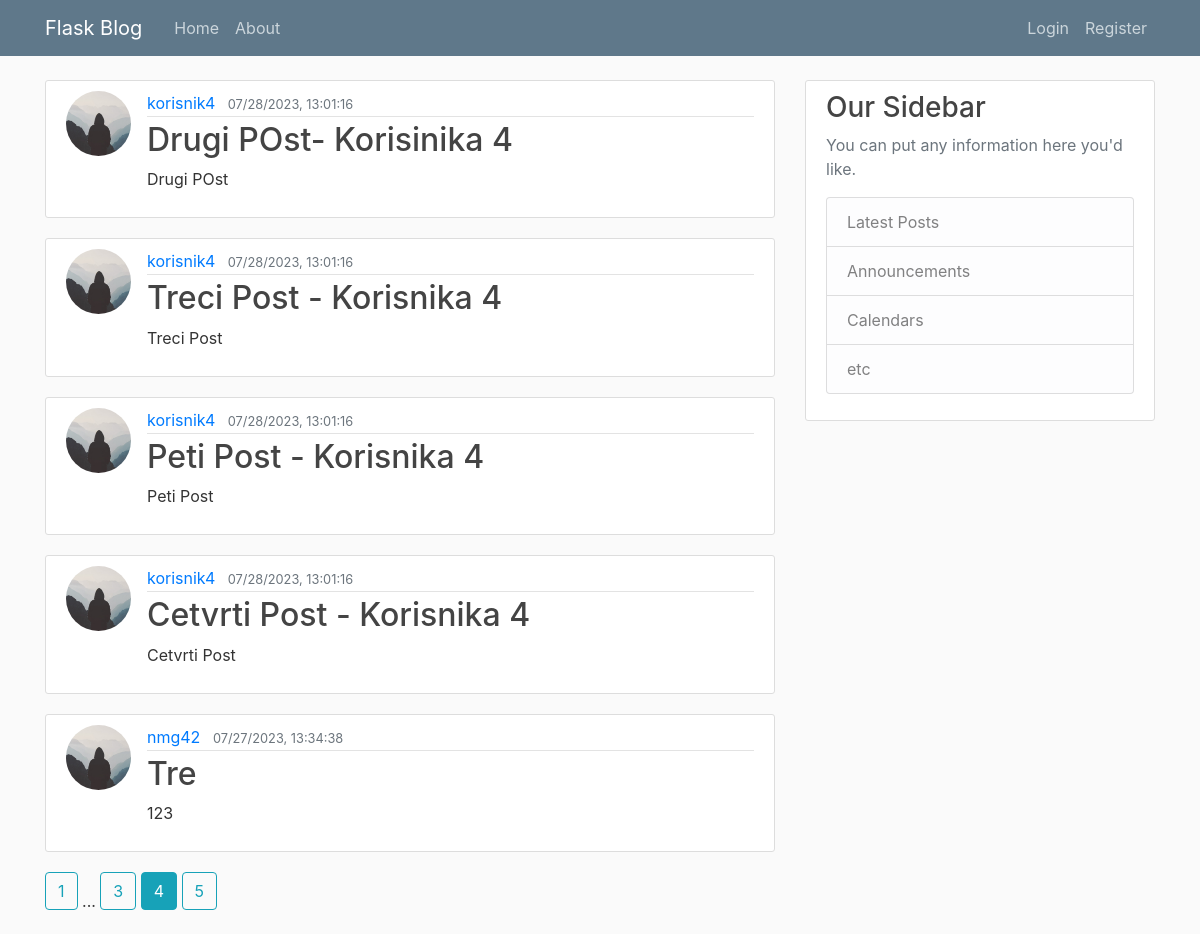
/home?page=4, run on the app's committed database.
### flask_blog/models.py (models this page shows, shortened)
class Post(db.Model):
    id=db.Column(db.Integer,primary_key=True)
    title=db.Column(db.String(100),nullable=False)
    date_posted=db.Column(db.DateTime,nullable=False,default=datetime.utcnow())
    content=db.Column(db.Text,nullable=False)
    user_id=db.Column(db.Integer,db.ForeignKey("user.id"),nullable=False)

class User(db.Model,UserMixin):
    id=db.Column(db.Integer,primary_key=True)
    username=db.Column(db.String(20),unique=True,nullable=False)
    email=db.Column(db.String(120),unique=True,nullable=False)
    image_file=db.Column(db.String(20),nullable=False,default='default.jpg')
    password=db.Column(db.String(60),nullable=False)
    posts=db.relationship("Post",backref="author",lazy=True)

### flask_blog/main/routes.py (the view)
@main.route("/")
@main.route("/home")
def home():
    page=request.args.get("page",1,type=int)
    posts=Post.query.order_by(Post.date_posted.desc()).paginate(page=page,per_page=5)
    return render_template('home.html', posts=posts)

### flask_blog/templates/home.html
{% extends "layout.html" %}
{% block content %}
{% for post in posts.items %}
<article class="media content-section">
    <img class="rounded-circle article-img "
        src="{{url_for('static',filename='profile_pics/'+ post.author.image_file)}}" alt="">
    <div class="media-body">
        <div class="article-metadata">
            <a class="mr-2" href="{{url_for('users.user_posts',username=post.author.username)}}">{{ post.author.username
                }}</a>
            <small class="text-muted">{{ post.date_posted.strftime("%m/%d/%Y, %H:%M:%S") }}</small>
        </div>
        <h2><a class="article-title" href="{{url_for('posts.post',post_id=post.id)}}">{{ post.title }}</a></h2>
        <p class="article-content">{{ post.content }}</p>
    </div>
</article>
{% endfor %}
{% for page_num in posts.iter_pages(left_edge=1, right_edge=1, left_current=1,right_current=2)%}
{% if page_num %}
{% if posts.page==page_num %}
<a class="btn btn-info mb-4" href="{{url_for('main.home',page=page_num)}}">{{page_num}}</a>
{% else %}
<a class="btn btn-outline-info mb-4" href="{{url_for('main.home',page=page_num)}}">{{page_num}}</a>
{% endif %}
{% else %}
...
{% endif %}
{% endfor %}
{% endblock content %}

### flask_blog/static/main.css (style rules this page uses)
body { background: #fafafa; color: #333333; margin-top: 5rem; }
h1, h2, h3, h4, h5, h6 { color: #444444; }
.content-section { background: #ffffff; padding: 10px 20px; border: 1px solid #dddddd; border-radius: 3px; margin-bottom: 20px; }
.article-title { color: #444444; }
.article-content { white-space: pre-line; }
.article-img { height: 65px; width: 65px; margin-right: 16px; }
.article-metadata { padding-bottom: 1px; margin-bottom: 4px; border-bottom: 1px solid #e3e3e3 }

### data on the page
Post: image_file (placeholder picture), author.username "korisnik4", date_posted "07/28/2023, 13:01:16", title "Drugi POst- Korisinika 4", content "Drugi POst"
Post: image_file (placeholder picture), author.username "korisnik4", date_posted "07/28/2023, 13:01:16", title "Treci Post - Korisnika 4", content "Treci Post"
Post: image_file (placeholder picture), author.username "korisnik4", date_posted "07/28/2023, 13:01:16", title "Peti Post - Korisnika 4", content "Peti Post"
Post: image_file (placeholder picture), author.username "korisnik4", date_posted "07/28/2023, 13:01:16", title "Cetvrti Post - Korisnika 4", content "Cetvrti Post"
Post: image_file (placeholder picture), author.username "nmg42", date_posted "07/27/2023, 13:34:38", title "Tre", content "123"

### other printed values
{{ page_num }} "1" "3" "5"
{{ page_num }} "4"
